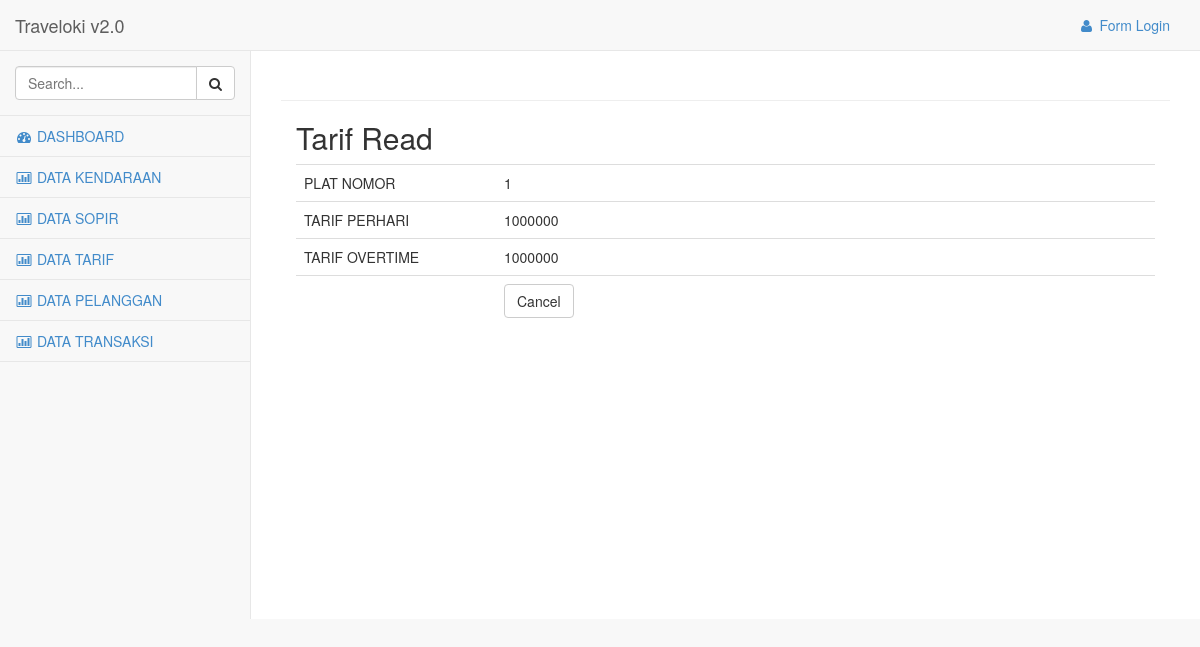
The page /tarif/read/3 on the database its author committed.
### tables this page shows
CREATE TABLE IF NOT EXISTS `tarif` (
`tarif_id` int(11) NOT NULL,
  `kendaraan_id` int(11) NOT NULL,
  `tarif_perhari` int(11) NOT NULL,
  `tarif_overtime` int(11) NOT NULL
);

### application/libraries/Template.php (called while the page is built)
<?php if ( ! defined('BASEPATH')) exit('No direct script access allowed');
class Template {
		var $template_data = array();
		function set($name, $value)
		{
			$this->template_data[$name] = $value;
		}
		function load($template = '', $view = '' , $view_data = array(), $return = FALSE)
		{
			$this->CI =& get_instance();
			$this->set('contents', $this->CI->load->view($view, $view_data, TRUE));
			return $this->CI->load->view($template, $this->template_data, $return);
		}
}

### application/controllers/Tarif.php (called while the page is built, shortened)
<?php
class Tarif extends CI_Controller
{
    public function read($id)
    {
        $row = $this->tarif_model->get_by_id($id);
        if ($row) {
            $data = array(
		'tarif_id' => $row->tarif_id,
		'kendaraan_id' => $row->kendaraan_id,
		'tarif_perhari' => $row->tarif_perhari,
		'tarif_overtime' => $row->tarif_overtime,
	    );
            $this->template->load('adminTemplate','tarif_read', $data);
        } else {
            $this->session->set_flashdata('message', 'Record Not Found');
            redirect(site_url('tarif'));
        }
    }
}

### index.php (called while the page is built, shortened)
<?php
require_once BASEPATH.'core/CodeIgniter.php';

### application/models/Tarif_model.php (called while the page is built, shortened)
<?php
class Tarif_model extends CI_Model
{
    public $table = 'tarif';
    public $id = 'tarif_id';
    function get_by_id($id)
    {
        $this->db->where($this->id, $id);
        return $this->db->get($this->table)->row();
    }
}

### application/views/tarif_read.php (the view)
<div class='col-lg-12'>
        <h2 style="margin-top:0px">Tarif Read</h2>
        <table class="table">
	    <tr><td width="200">PLAT NOMOR</td><td><?php echo $kendaraan_id; ?></td></tr>
	    <tr><td>TARIF PERHARI</td><td><?php echo $tarif_perhari; ?></td></tr>
	    <tr><td>TARIF OVERTIME</td><td><?php echo $tarif_overtime; ?></td></tr>
	    <tr><td></td><td><a href="<?php echo site_url('tarif') ?>" class="btn btn-default">Cancel</button></td></tr>
	</table>
    </div>

### assets/css/sb-admin-2.css (style rules this page uses)
body { background-color: #f8f8f8; }
.navbar-top-links li a { padding: 15px; min-height: 50px; }

### rows shown on the page
tarif: kendaraan "1", tarif_perhari "1000000", tarif_overtime "1000000"

### other values the page prints
anchor('users/login','<i class="fa fa-user fa-fw"></i> Form Login') "Form Login"
anchor('sopir',"<i class='fa fa-bar-chart-o fa-fw'></i> DATA SOPIR") "DATA SOPIR"
anchor('tarif',"<i class='fa fa-bar-chart-o fa-fw'></i> DATA TARIF") "DATA TARIF"
